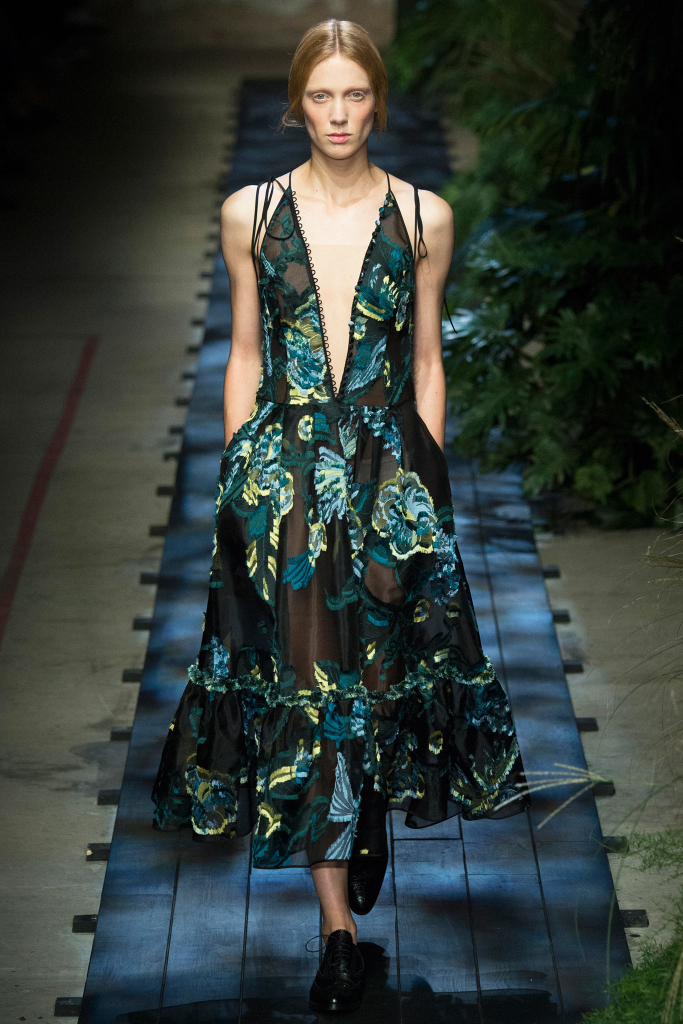
#> input picture images/ERD_0038 (3rd copy).jpg, 1366 x 2048 px (shown at 1/2 size); its folder holds only this picture in this run
$ jupyter execute --allow-errors python-image-classifier.ipynb   (shell and % lines are left out)   (Python 2 division)
#> lines starting #> are read from the running program, lines starting #| are printed output that depends on the picture
[cell 1]
import pandas as pd
import numpy as np
import pylab as pl
import PIL
from PIL import Image
import os
import base64
from StringIO import StringIO

[cell 2]
from sklearn.decomposition import RandomizedPCA
from sklearn.neighbors import KNeighborsClassifier

[cell 3]
#setup a standard image size; this will distort some images but will get everything into the same shape
STANDARD_SIZE = (300, 167)
def img_to_matrix(filename, verbose=False):
    """
    takes a filename and turns it into a numpy array of RGB pixels
    """
#> called with filename = 'images/ERD_0038 (3rd copy).jpg', verbose = False
    img = PIL.Image.open(filename)
#> img is the input picture: PIL image 1366x2048 RGB; mean R, G, B 50.5, 59.3, 55.1
    if verbose==True:
        print "changing size from %s to %s" % (str(img.size), str(STANDARD_SIZE))
    img = img.resize(STANDARD_SIZE)
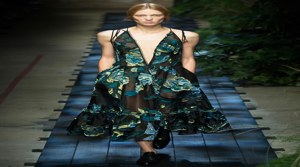
#> img: PIL image 300x167 RGB; mean R, G, B 50.5, 59.3, 55.1
    img = list(img.getdata())
#> img = 50100 items
    img = map(list, img)
    img = np.array(img)
    return img

def flatten_image(img):
    """
    takes in an (m, n) numpy array and flattens it
    into an array of shape (1, m * n)
    """
    s = img.shape[0] * img.shape[1]
#> s = 150300
    img_wide = img.reshape(1, s)
    return img_wide[0]

[cell 4]
img_dir = 'images/'
images = [img_dir+ f for f in os.listdir(img_dir)]
labels = ["check" if "check" in f.split('/')[-1] else "drivers_license" for f in images]

data = []
for image in images:
    img = img_to_matrix(image)
    img = flatten_image(img)
    data.append(img)

data = np.array(data)
data

[cell 5]
is_train = np.random.uniform(0, 1, len(data)) <= 0.7
#> is_train = [True]
y = np.where(np.array(labels)=="check", 1, 0)

train_x, train_y = data[is_train], y[is_train]
#> train_y = [0]
test_x, test_y = data[is_train==False], y[is_train==False]
#> test_x = empty array; test_y = empty array
